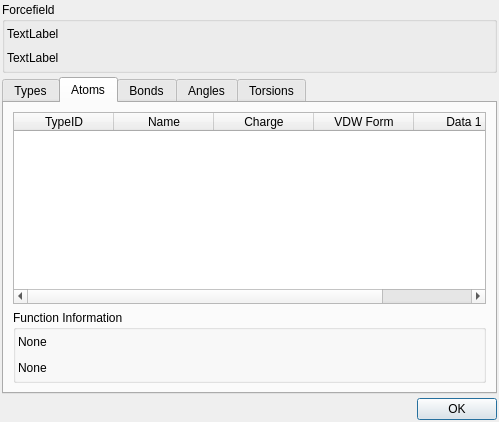
<ui version="4.0" >
 <class>FFEditorDialog</class>
 <widget class="QDialog" name="FFEditorDialog" >
  <property name="geometry" >
   <rect>
    <x>0</x>
    <y>0</y>
    <width>499</width>
    <height>422</height>
   </rect>
  </property>
  <property name="windowTitle" >
   <string>Forcefield Editor</string>
  </property>
  <layout class="QVBoxLayout" >
   <property name="margin" >
    <number>2</number>
   </property>
   <property name="spacing" >
    <number>4</number>
   </property>
   <item>
    <widget class="QGroupBox" name="ForcefieldInfoGroup" >
     <property name="title" >
      <string>Forcefield</string>
     </property>
     <layout class="QGridLayout" >
      <property name="margin" >
       <number>2</number>
      </property>
      <property name="spacing" >
       <number>4</number>
      </property>
      <item row="1" column="0" >
       <widget class="QLabel" name="FFEditorForcefieldLabel2" >
        <property name="text" >
         <string>TextLabel</string>
        </property>
       </widget>
      </item>
      <item row="0" column="0" >
       <widget class="QLabel" name="FFEditorForcefieldLabel1" >
        <property name="text" >
         <string>TextLabel</string>
        </property>
       </widget>
      </item>
      <item row="0" column="1" >
       <spacer>
        <property name="orientation" >
         <enum>Qt::Horizontal</enum>
        </property>
        <property name="sizeHint" >
         <size>
          <width>40</width>
          <height>20</height>
         </size>
        </property>
       </spacer>
      </item>
      <item row="1" column="1" >
       <spacer>
        <property name="orientation" >
         <enum>Qt::Horizontal</enum>
        </property>
        <property name="sizeHint" >
         <size>
          <width>40</width>
          <height>20</height>
         </size>
        </property>
       </spacer>
      </item>
     </layout>
    </widget>
   </item>
   <item>
    <widget class="QTabWidget" name="FFEditorTabs" >
     <property name="currentIndex" >
      <number>1</number>
     </property>
     <widget class="QWidget" name="FFETypesTab" >
      <attribute name="title" >
       <string>Types</string>
      </attribute>
      <layout class="QVBoxLayout" >
       <property name="margin" >
        <number>9</number>
       </property>
       <property name="spacing" >
        <number>6</number>
       </property>
       <item>
        <widget class="QTableWidget" name="FFEditorTypesTable" >
         <column>
          <property name="text" >
           <string>TypeID</string>
          </property>
         </column>
         <column>
          <property name="text" >
           <string>El</string>
          </property>
         </column>
         <column>
          <property name="text" >
           <string>Name</string>
          </property>
         </column>
         <column>
          <property name="text" >
           <string>Equiv</string>
          </property>
         </column>
         <column>
          <property name="text" >
           <string>Description</string>
          </property>
         </column>
        </widget>
       </item>
       <item>
        <layout class="QGridLayout" >
         <property name="margin" >
          <number>0</number>
         </property>
         <property name="spacing" >
          <number>6</number>
         </property>
         <item row="1" column="3" >
          <widget class="QPushButton" name="FFEditorTestTypeButton" >
           <property name="text" >
            <string>Test</string>
           </property>
          </widget>
         </item>
         <item row="0" column="2" >
          <spacer>
           <property name="orientation" >
            <enum>Qt::Horizontal</enum>
           </property>
           <property name="sizeHint" >
            <size>
             <width>184</width>
             <height>29</height>
            </size>
           </property>
          </spacer>
         </item>
         <item row="0" column="1" >
          <widget class="QLineEdit" name="FFEditorElementEdit" >
           <property name="maximumSize" >
            <size>
             <width>128</width>
             <height>16777215</height>
            </size>
           </property>
          </widget>
         </item>
         <item row="1" column="0" >
          <widget class="QLabel" name="label_2" >
           <property name="text" >
            <string>Atomtype</string>
           </property>
          </widget>
         </item>
         <item row="0" column="0" >
          <widget class="QLabel" name="label" >
           <property name="text" >
            <string>Element</string>
           </property>
          </widget>
         </item>
         <item row="1" column="1" colspan="2" >
          <widget class="QLineEdit" name="FFEditorTypeEdit" >
           <property name="maximumSize" >
            <size>
             <width>16777215</width>
             <height>16777215</height>
            </size>
           </property>
          </widget>
         </item>
         <item row="0" column="3" >
          <widget class="QPushButton" name="pushButton" >
           <property name="text" >
            <string>Create...</string>
           </property>
          </widget>
         </item>
         <item row="0" column="4" >
          <widget class="QLabel" name="FFEditorTypeScoreLabel" >
           <property name="text" >
            <string>Score : XXX</string>
           </property>
          </widget>
         </item>
         <item row="1" column="4" >
          <widget class="QLabel" name="FFEditorNumMatchedLabel" >
           <property name="text" >
            <string>Matched : XXX</string>
           </property>
          </widget>
         </item>
        </layout>
       </item>
       <item>
        <widget class="QGroupBox" name="FFEditorTypeGenerateGroup" >
         <property name="title" >
          <string>Generate From Model</string>
         </property>
         <layout class="QHBoxLayout" >
          <property name="margin" >
           <number>9</number>
          </property>
          <property name="spacing" >
           <number>6</number>
          </property>
          <item>
           <layout class="QVBoxLayout" >
            <property name="margin" >
             <number>0</number>
            </property>
            <property name="spacing" >
             <number>6</number>
            </property>
            <item>
             <widget class="QPushButton" name="FFEditorGenerateTypeButton" >
              <property name="text" >
               <string>For Selection</string>
              </property>
             </widget>
            </item>
            <item>
             <layout class="QHBoxLayout" >
              <property name="margin" >
               <number>0</number>
              </property>
              <property name="spacing" >
               <number>6</number>
              </property>
              <item>
               <widget class="QLabel" name="label_3" >
                <property name="text" >
                 <string>Max Depth</string>
                </property>
               </widget>
              </item>
              <item>
               <widget class="QSpinBox" name="FFEditorDepthSpin" >
                <property name="value" >
                 <number>2</number>
                </property>
               </widget>
              </item>
             </layout>
            </item>
           </layout>
          </item>
          <item>
           <widget class="QGroupBox" name="FFEditorRingsGroup" >
            <property name="title" >
             <string>Rings</string>
            </property>
            <property name="checkable" >
             <bool>true</bool>
            </property>
            <property name="checked" >
             <bool>true</bool>
            </property>
           </widget>
          </item>
         </layout>
        </widget>
       </item>
      </layout>
     </widget>
     <widget class="QWidget" name="FFEAtoms" >
      <attribute name="title" >
       <string>Atoms</string>
      </attribute>
      <layout class="QVBoxLayout" >
       <property name="margin" >
        <number>9</number>
       </property>
       <property name="spacing" >
        <number>6</number>
       </property>
       <item>
        <widget class="QTableWidget" name="FFEditorAtomsTable" >
         <column>
          <property name="text" >
           <string>TypeID</string>
          </property>
         </column>
         <column>
          <property name="text" >
           <string>Name</string>
          </property>
         </column>
         <column>
          <property name="text" >
           <string>Charge</string>
          </property>
         </column>
         <column>
          <property name="text" >
           <string>VDW Form</string>
          </property>
         </column>
         <column>
          <property name="text" >
           <string>Data 1</string>
          </property>
         </column>
        </widget>
       </item>
       <item>
        <widget class="QGroupBox" name="FFEditorAtomInfoGroup" >
         <property name="title" >
          <string>Function Information</string>
         </property>
         <layout class="QHBoxLayout" >
          <property name="margin" >
           <number>2</number>
          </property>
          <property name="spacing" >
           <number>4</number>
          </property>
          <item>
           <layout class="QGridLayout" >
            <property name="margin" >
             <number>0</number>
            </property>
            <property name="spacing" >
             <number>6</number>
            </property>
            <item row="0" column="0" >
             <widget class="QLabel" name="FFEditorAtomFormLabel1" >
              <property name="text" >
               <string>None</string>
              </property>
             </widget>
            </item>
            <item row="1" column="0" >
             <widget class="QLabel" name="FFEditorAtomFormLabel2" >
              <property name="text" >
               <string>None</string>
              </property>
             </widget>
            </item>
            <item row="0" column="1" >
             <spacer>
              <property name="orientation" >
               <enum>Qt::Horizontal</enum>
              </property>
              <property name="sizeHint" >
               <size>
                <width>40</width>
                <height>20</height>
               </size>
              </property>
             </spacer>
            </item>
            <item row="1" column="1" >
             <spacer>
              <property name="orientation" >
               <enum>Qt::Horizontal</enum>
              </property>
              <property name="sizeHint" >
               <size>
                <width>40</width>
                <height>20</height>
               </size>
              </property>
             </spacer>
            </item>
           </layout>
          </item>
         </layout>
        </widget>
       </item>
      </layout>
     </widget>
     <widget class="QWidget" name="FFEBondsTab" >
      <attribute name="title" >
       <string>Bonds</string>
      </attribute>
      <widget class="QTableWidget" name="FFEditorBondsTable" >
       <property name="geometry" >
        <rect>
         <x>10</x>
         <y>10</y>
         <width>451</width>
         <height>221</height>
        </rect>
       </property>
       <column>
        <property name="text" >
         <string>Type I</string>
        </property>
       </column>
       <column>
        <property name="text" >
         <string>Type J</string>
        </property>
       </column>
      </widget>
     </widget>
     <widget class="QWidget" name="FFEAnglesTab" >
      <attribute name="title" >
       <string>Angles</string>
      </attribute>
      <widget class="QTableWidget" name="FFEditorAnglesTable" >
       <property name="geometry" >
        <rect>
         <x>20</x>
         <y>20</y>
         <width>301</width>
         <height>121</height>
        </rect>
       </property>
       <column>
        <property name="text" >
         <string>Type I</string>
        </property>
       </column>
       <column>
        <property name="text" >
         <string>Type J</string>
        </property>
       </column>
       <column>
        <property name="text" >
         <string>Type K</string>
        </property>
       </column>
      </widget>
     </widget>
     <widget class="QWidget" name="FFETorsionsTab" >
      <attribute name="title" >
       <string>Torsions</string>
      </attribute>
      <widget class="QTableWidget" name="FFEditorTorsionsTable" >
       <property name="geometry" >
        <rect>
         <x>20</x>
         <y>30</y>
         <width>301</width>
         <height>121</height>
        </rect>
       </property>
       <column>
        <property name="text" >
         <string>Type I</string>
        </property>
       </column>
       <column>
        <property name="text" >
         <string>Type J</string>
        </property>
       </column>
       <column>
        <property name="text" >
         <string>Type K</string>
        </property>
       </column>
      </widget>
     </widget>
    </widget>
   </item>
   <item>
    <widget class="QDialogButtonBox" name="buttonBox" >
     <property name="orientation" >
      <enum>Qt::Horizontal</enum>
     </property>
     <property name="standardButtons" >
      <set>QDialogButtonBox::Ok</set>
     </property>
    </widget>
   </item>
  </layout>
 </widget>
 <resources/>
 <connections>
  <connection>
   <sender>buttonBox</sender>
   <signal>accepted()</signal>
   <receiver>FFEditorDialog</receiver>
   <slot>accept()</slot>
   <hints>
    <hint type="sourcelabel" >
     <x>248</x>
     <y>254</y>
    </hint>
    <hint type="destinationlabel" >
     <x>157</x>
     <y>274</y>
    </hint>
   </hints>
  </connection>
  <connection>
   <sender>buttonBox</sender>
   <signal>rejected()</signal>
   <receiver>FFEditorDialog</receiver>
   <slot>reject()</slot>
   <hints>
    <hint type="sourcelabel" >
     <x>316</x>
     <y>260</y>
    </hint>
    <hint type="destinationlabel" >
     <x>286</x>
     <y>274</y>
    </hint>
   </hints>
  </connection>
 </connections>
</ui>
